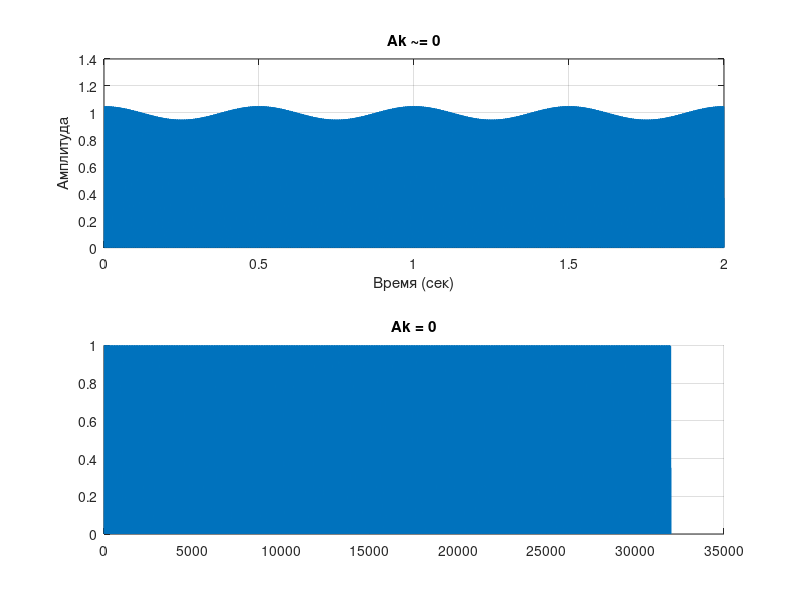

The MATLAB source for this figure:
clearvars
clc

fs = 16000;
fam = 2;
fm = 440;
ka = 0.05;
duration = 2;
t = 0:1/fs:duration-1/fs;
r = 0.4;

for i = 1:length(t)
    alpha = 2 * pi * fm * t(i);
    if alpha < (2*pi/(1 + r))
        Sba(i) = 0.5 * (1 - cos((1 + r) / 2 * alpha));
    else
        Sba(i) = 0.5 * (1 - cos((1 + r) / (2 * r) * alpha + ((r - 1) / r) * pi));
    end
end

% Генерация AM сигнала
Sam = Sba .* (1 + ka * cos(2 * pi * fam * t));

% Визуализация
subplot(2,1,1);
plot(t, Sam);
grid on;
xlabel('Время (сек)');
ylabel('Амплитуда');
title('Ak ~= 0');

% Сохранение в файл
audiowrite('am_skew_sin.wav', Sam', fs);

% Генерация AM сигнала при ka = 0
 ka = 0;
 Sam = Sba .* (1 + ka * cos(2 * pi * fam * t));
 subplot(2,1,2);
 hold on
 plot(Sba);
 grid on
 title('Ak = 0');
 
% Сохранение в файл
audiowrite('am_skew_sin0.wav', Sam', fs);